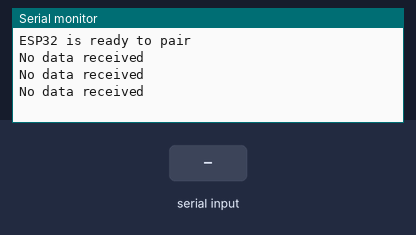
Bench run of a sketch on a simulated ESP32. Shown: the last lines printed to the serial monitor. The inputs (shaded band) are chosen by the test bench. Nothing arrives over Bluetooth unless stated.

Above: at 10.8 s.
10.9 s: "1" received over the second serial link
At 15.9 s:
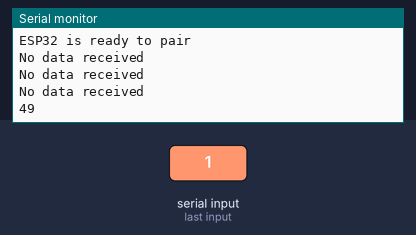
16.9 s: "0" received over the second serial link
At 21.0 s:
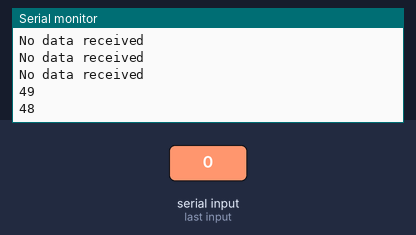
22.9 s: "2" received over the second serial link
At 26.0 s:
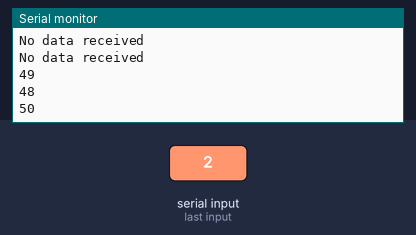

Measured:
- after the input at 10.9 s, the serial monitor: prints a new line after 4.1 s (image 1)
- after the input at 16.9 s, the serial monitor: prints a new line after 3.1 s (image 2)
- after the input at 22.9 s, the serial monitor: prints a new line after 2.1 s (image 3)

The sketch:

esp32_bluetooth.ino
```cpp
#include "BluetoothSerial.h"
BluetoothSerial ESP_32;


void setup() {
  // put your setup code here, to run once:
ESP_32.begin("ESP_32");
Serial.begin(115200);
Serial.println("ESP32 is ready to pair");
}

void loop() {
  // put your main code here, to run repeatedly:
if(ESP_32.available()){
  int info = ESP_32.read();
  Serial.println(info);
  ESP_32.print("Received:");
  ESP_32.println(info);
}else {
    Serial.println("No data received");
  }
delay(5000);
}
```
